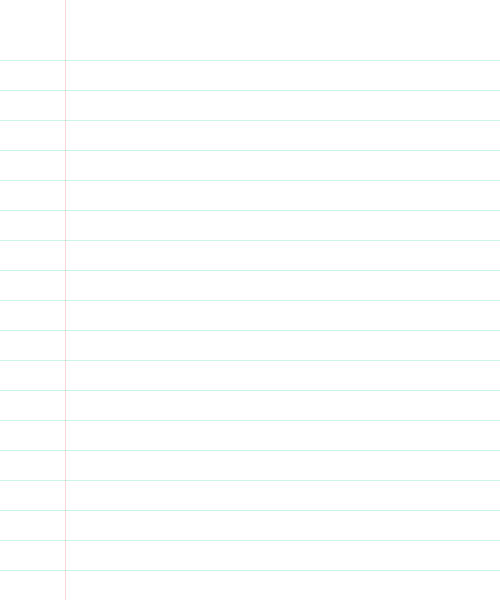
Frame 1 (no input)
Frame 60 (the mouse pressed at the canvas centre just before this capture): identical to frame 1, image omitted
Frame 120 (the mouse held since frame 60 and released just before this capture): identical to frame 1, image omitted

The Processing sketch that drew this single still picture (run headless with seeded random() and noise(); from frame 60 on, the mouse is pressed at the canvas centre):

// Processing sketch: processing_185188
// ── processing_185188.pde

void setup() {
size(500,600);
background(255);
for(int i=60;i<600;i=i+30)
{
stroke(0,200,140,50);
line(0,i,510,i);
}
stroke(200,45,45,50);
line(65,0,65,600);
}


void draw() {
stroke(0);
strokeWeight(1);
smooth();
if (mousePressed && (mouseButton == LEFT))
{
line(pmouseX, pmouseY, mouseX, mouseY);
}
else if (mousePressed && (mouseButton == RIGHT))
{
}
}
